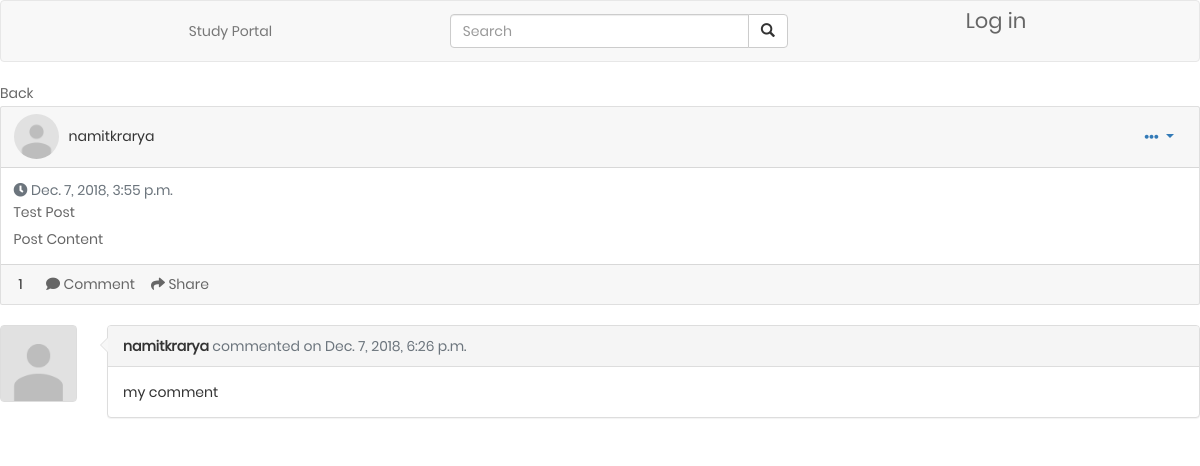
The app's page /p13, older data.
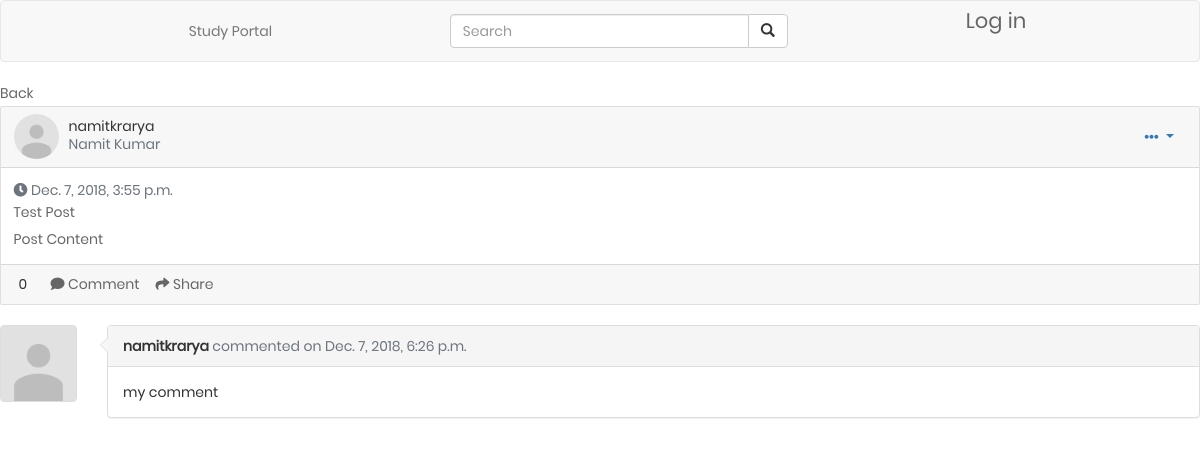
The same page, newer data.
### profiles/models.py (models this page shows, shortened)
class Post(models.Model):
    title = models.CharField(max_length=255)
    content = models.TextField()
    created_on = models.DateTimeField(auto_now_add=True)
    author = models.ForeignKey(User, related_name='author',on_delete=models.CASCADE)
    upvote = models.ManyToManyField(User, related_name='upvotes')
    downvote = models.ManyToManyField(User, related_name='downvotes')
    vote_count = models.IntegerField(default = 0)

class Comment(models.Model):
    content = models.TextField()
    created_on = models.DateTimeField(auto_now_add=True)
    author = models.ForeignKey(User,on_delete=models.CASCADE)
    post = models.ForeignKey(Post, related_name='comments', on_delete=models.CASCADE)

class Profile(models.Model):
    DEPARTMENTS = (
        ('CSE', 'Computer Science and Engineering'),
        ('CE', 'Chemical Engineering'),
        ('BT', 'Bio-Technology'),
        ('CST', 'Chemical Science & Technology'),
        ('CE', 'Civil Engineering'),
        ('ECE', 'Electronics & Communication Engineering'),
        ('EEE', 'Electronics & Electrical Engineering'),
        ('EP', 'Engineering Physics'),
        ('ME', 'Mechanical Engineering'),
        ('MNC', 'Mathematics & Computing'),
    )
    DEGREES = (
        ('PhD', 'Doctorate of Philosophy'),
        ('B.Tech', 'Bachelor of Technology'),
        ('M.Tech', 'Master of Technology'),
        ('B.Des', 'Bachelor of Design'),
        ('M.Des', 'Master of Design')
    )
    department = models.CharField(max_length=3, choices=DEPARTMENTS, blank=True, help_text='Department')
    age = models.IntegerField()
    first_name = models.CharField(max_length=255)
    last_name = models.CharField(max_length=255)
    degree = models.CharField(max_length=6, choices=DEGREES, blank=True, help_text='Degree')
    description = models.CharField(max_length=255, blank=True)
    profile_picture = models.ImageField(upload_to='images/profile_pictures',
                                        default="images/profile_pictures/default.png")
    city = models.CharField(max_length=255)
    user = models.ForeignKey(User, related_name='profile', on_delete=models.CASCADE, null=True)

### profiles/views.py (the view)
# urls.py: url(r'^p(?P<pk>\d+)$', views.post_detail, name='post-detail'),
def post_detail(request, pk):
	post = Post.objects.filter(pk=pk)
	if post.count() == 0:
		return HttpResponseRedirect(reverse("post_new"))
	return render(request, 'post/post_detail.html', context={'post': post[0]})

### profiles/templates/post/post_detail.html (shortened to what this page needs)
{% extends "base.html" %}
{% block content %}
{% load social_share %}
{% load static %}
{% load staticfiles %}
<link rel="stylesheet" type="text/css" href="{% static 'css/main.css' %}">
    <a href="{% url 'home' %}">Back</a>
    <div class="card gedf-card">
        <div class="card-header">
            <div class="d-flex justify-content-between align-items-center">
                <div class="d-flex justify-content-between align-items-center">
                    <div class="mr-2">
                        {% if post.author.profile.all.count == 0 %}
                            <img class="rounded-circle" width="45" src="{% static 'images/default.png' %}"/>
                        {% else %}
                            {% for profile in post.author.profile.all %}
                                <img class="rounded-circle" width="45" src="{{profile.profile_picture.url}}">
                            {% endfor %}
                        {% endif %}
                    </div>
                    <div class="ml-2">
                        <div class="h5 m-0">{{ post.author.username }}</div>
                        {% if post.author.profile.all.count != 0 %}
                            {% for profile in post.author.profile.all %}
                                <div class="h7 text-muted">{{ profile.first_name }} {{ profile.last_name }}</div>
                            {% endfor %}
                        {% endif %}
                    </div>
                </div>
                <div>
                    <div class="dropdown">
                        <button class="btn btn-link dropdown-toggle" type="button" id="gedf-drop1" data-toggle="dropdown" aria-haspopup="true" aria-expanded="false">
                            <i class="fa fa-ellipsis-h"></i>
                        </button>
                    </div>
                </div>
            </div>
        </div>
        <div class="card-body">
            <div class="text-muted h7 mb-2"> <i class="fa fa-clock-o"></i> {{ post.created_on }}</div>
            <a class="card-link" href="{% url 'post-detail' post.id %}">
                <h5 class="card-title">{{ post.title }}</h5>
            </a>
            <p class="card-text">
                {{ post.content }}
            </p>
        </div>
        <div class="card-footer">
            <span id="votes-{{post.id}}" style="padding-right: 20px; padding-left: 5px;">{{ post.vote_count }}</span>
            <a href="#" class="card-link"><i class="fa fa-comment"></i> Comment</a>
            <a href="#" class="card-link"><i class="fa fa-mail-forward"></i> Share</a>
        </div>
    </div>
    <br>
    <div id="comments-{{post.id}}">
    {% for comment in post.comments.all %}
        <div class="row">
            <div class="col-sm-auto">
                <div class="thumbnail">
                    {% if comment.author.profile.all.count == 0 %}
                        <img class="img-responsive user-photo" height="75px" width="75px" src="{% static 'images/default.png' %}"/>
                    {% else %}
                        {% for profile in comment.author.profile.all %}
                            <img class="img-responsive user-photo" src="{{profile.profile_picture.url}}">
                        {% endfor %}
                    {% endif %}
                </div>
            </div>
            <div class="col">
                <div class="panel panel-default">
                    <div class="panel-heading">
                        <strong>{{comment.author}}</strong> <span class="text-muted">commented on {{comment.created_on}}</span>
                    </div>
                    <div class="panel-body">
                        {{comment.content}}
                    </div>
                </div>
            </div>
        </div>
        <br>
    {% endfor %}
    <br>
    </div>
{% endblock %}

Row changes from the older to the newer data that the page shows:
added Profile: profile_picture (placeholder picture), first_name "Namit", last_name "Kumar"
changed Post "Test Post": vote_count "1" → "0"
